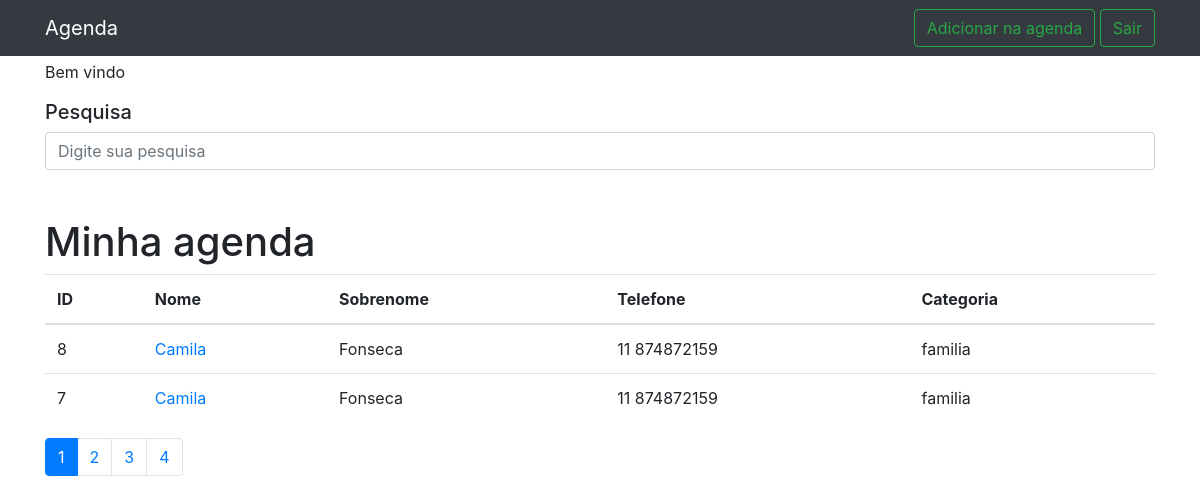
The app's page / (signed in), older data.
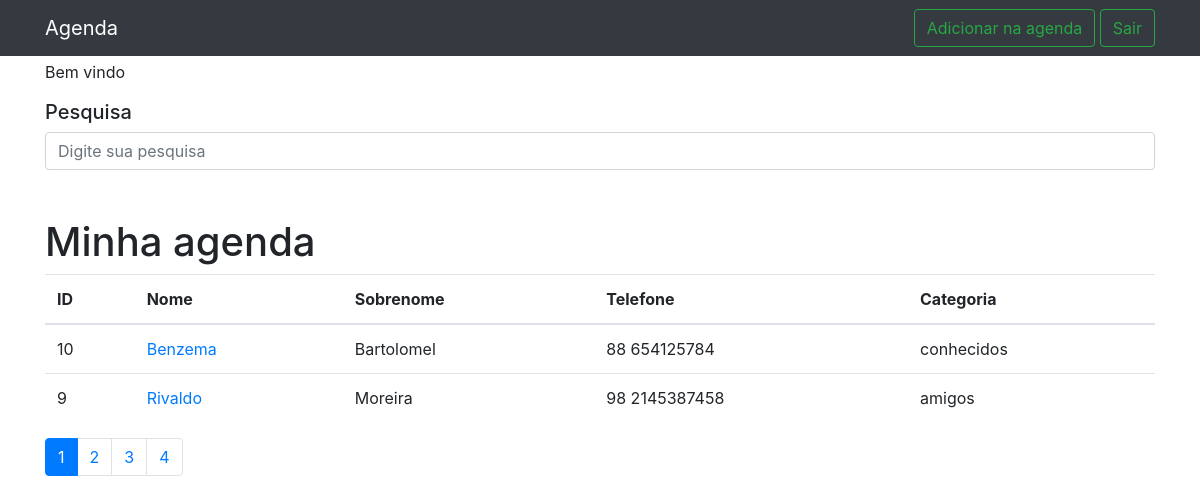
The same page, newer data.
### contato/models.py (models this page shows, shortened)
class Contato(models.Model):
    nome = models.CharField(max_length= 50)
    sobrenome = models.CharField(max_length= 50, blank= True)
    telefone = models.CharField(max_length= 20)
    email = models.EmailField(max_length= 50, blank=True)
    data_criacao = models.DateTimeField(default= timezone.now)
    descricao = models.TextField(blank= True)
    categoria = models.ForeignKey(Categoria, on_delete= models.DO_NOTHING)
    mostrar = models.BooleanField(default= True)
    foto = models.ImageField(blank= True, upload_to='fotos/%Y/%m/%d')

class Categoria(models.Model):
    categoria = models.CharField(max_length= 50)
    def __str__(self) -> str:
        return self.categoria

### contato/views.py (the view)
# urls.py: path('', views.index, name='index'),
@login_required(redirect_field_name='login')
def index(request):
    lista_contatos = Contato.objects.order_by('-id').filter(mostrar= True)
    paginator = Paginator(lista_contatos, 2)
    paginas = request.GET.get('p')
    contatos = paginator.get_page(paginas)
    return render(request, 'index.html', {'contatos': contatos})

### contato/templates/index.html (shortened to what this page needs)
{% extends 'base.html' %}
{% block conteudo %}
<p class="mt-1">Bem vindo {{user.first_name}} {{user.last_name}}</p>
    <h5 class="mt-1">Pesquisa</h5>
    <form method="get" action="{% url 'busca' %}">
        <div class="form-group row">
            <div class="col-12">
            <input class="form-control"
                    type="search" value="{{ request.GET.termo }}"
                    id="search-input"
                    placeholder="Digite sua pesquisa"
                    name="termo">
            </div>
        </div>
    </form>
    <h1 class="mt-5">Minha agenda</h1>
    <table class="table">
        <thead>
        <tr>
            <th>ID</th>
            <th>Nome</th>
            <th>Sobrenome</th>
            <th>Telefone</th>
            <th>Categoria</th>
        </tr>
        </thead>
        <tbody>
        {% for contato in contatos %}
            <tr>
                <td>{{contato.id}}</td>
                <td>
                    <a href="{% url 'detalhes' contato.id %}">{{contato.nome}}</a>
                </td>
                <td>{{contato.sobrenome}}</td>
                <td>{{contato.telefone}}</td>
                <td>{{contato.categoria}}</td>
            </tr>
        {% endfor %}
        </tbody>
    </table>
    <nav aria-label="Page navigation example">
        <ul class="pagination">
            {% for pagina in contatos.paginator.page_range %}
                {% if  contatos.number == pagina %}
                    <li class="page-item active">
                        <a class="page-link" href="?p={{pagina}}&termo={{request.GET.termo}}">{{ pagina}}</a>
                    </li>
                {% else %}
                    <li class="page-item">
                        <a class="page-link" href="?p={{pagina}}&termo={{request.GET.termo}}">{{pagina}}</a>
                    </li>
                {% endif %}
            {% endfor %}
        </ul>
    </nav>
{% endblock conteudo %}

### templates/base.html (shortened to what this page needs)
{% load static %}
<!DOCTYPE html>
<html lang="pt">
    <head>
        <link href="{% static 'vendor/bootstrap/css/bootstrap.min.css' %}" rel="stylesheet">
    </head>
    <body>
        {% if user.username %}
            {% include 'parciais/_nav.html' %}
        {% endif %}
        <div class="container">
            <div class="row">
                <div class="col-lg-12">
                    {% block conteudo %}{% endblock conteudo %}
                </div>
            </div>
        </div>
    </body>
    </html>

### templates/parciais/_nav.html (shortened to what this page needs)
<nav class="navbar navbar-expand-lg navbar-dark bg-dark static-top">
    <div class="container">
        <a class="navbar-brand" href="{% url 'index' %}">Agenda</a>
    <div>
    <a href="{% url 'dashboard' %}" class="btn btn-outline-success my-2 my-sm-0">Adicionar na agenda</a>
    <a href="{% url 'logout' %}" class="btn btn-outline-success my-2 my-sm-0">Sair</a>
    </div>
</div>
</nav>

Row changes from the older to the newer data that the page shows:
removed Contato: id "8", nome "Camila", sobrenome "Fonseca", telefone "11 874872159", categoria "familia"
no longer on this page (row unchanged): Contato: id "7", nome "Camila", sobrenome "Fonseca", telefone "11 874872159", categoria "familia"
added Contato: id "10", nome "Benzema", sobrenome "Bartolomel", telefone "88 654125784", categoria "conhecidos"
added Contato: id "9", nome "Rivaldo", sobrenome "Moreira", telefone "98 2145387458", categoria "amigos"
